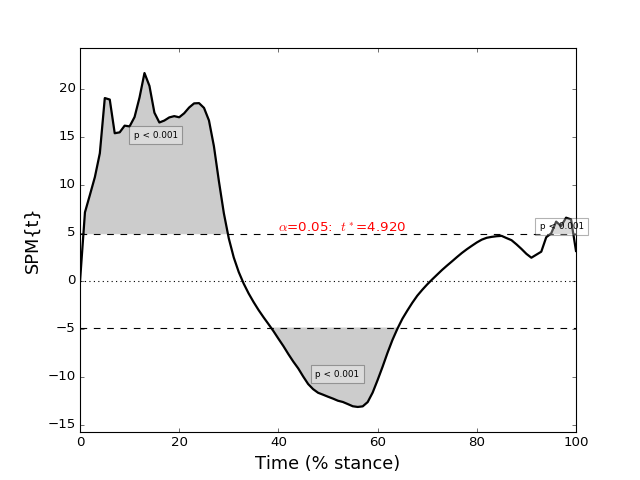

This chart was generated by the following Python code:
import os
import numpy as np
from matplotlib import pyplot
import spm1d



#first-level SPM analysis: (within-subject effects)
nSubj         = 10
BETA          = []  #regression slopes
for subj in range(nSubj):
	dataset   = spm1d.data.uv1d.regress.SpeedGRF(subj=subj)
	Y,x       = dataset.get_data()
	t         = spm1d.stats.regress(Y, x) #conduct linear regression
	BETA.append( t.beta[0] )  #retrieve the regression slope
BETA          = np.array(BETA)


#second-level SPM analysis:  (between-subject random effects)
alpha         = 0.05
t             = spm1d.stats.ttest(BETA)
ti            = t.inference(alpha, two_tailed=True)


#plot:
pyplot.close('all')
ti.plot()
ti.plot_threshold_label(fontsize=12)
ti.plot_p_values()
pyplot.xlabel('Time (% stance)', size=16)
# pyplot.show()
